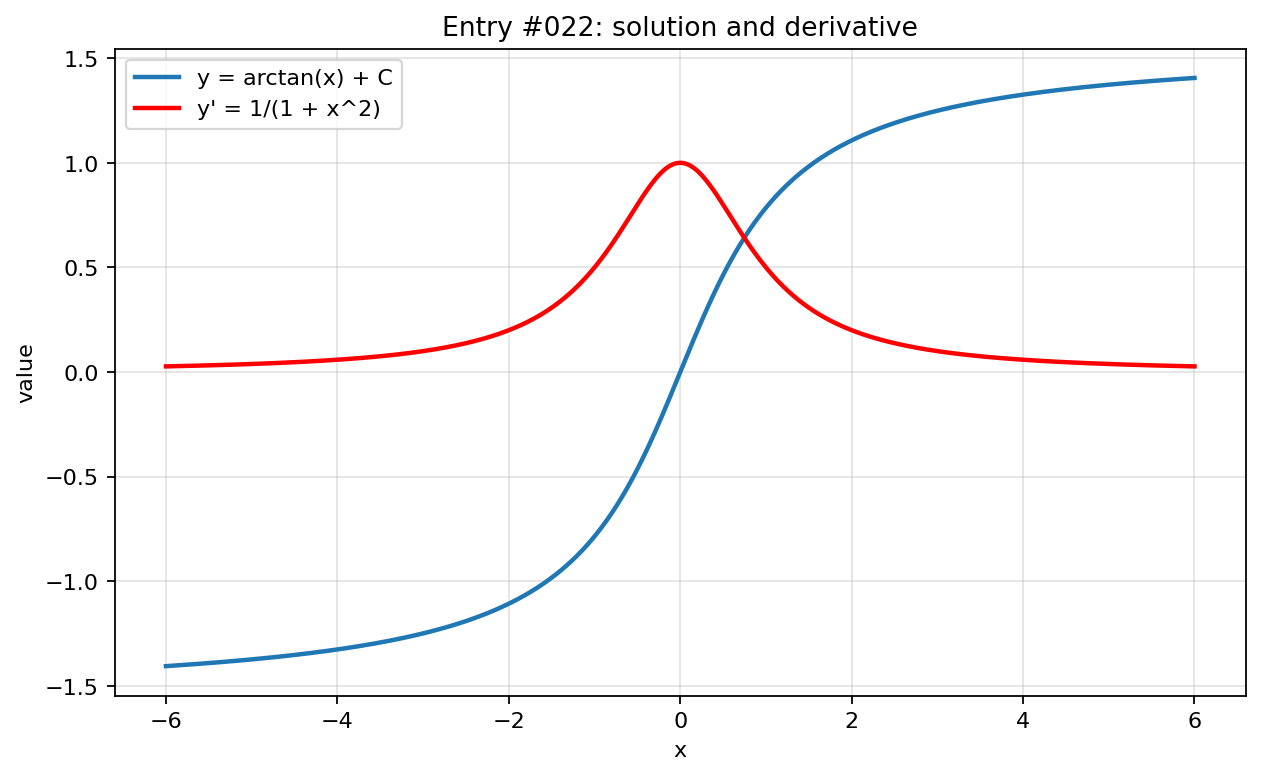

This chart was generated by the following Python code:
import numpy as np
import matplotlib.pyplot as plt

x = np.linspace(-6, 6, 800)

with np.errstate(divide="ignore", invalid="ignore", over="ignore"):
    y = np.arctan(x)
    y_prime = 1/(1 + x**2)

plt.figure(figsize=(8, 5))
plt.plot(x, y, label="y = arctan(x) + C", linewidth=2)
plt.plot(x, y_prime, label="y' = 1/(1 + x^2)", linewidth=2, color="red")
plt.title("Entry #022: solution and derivative")
plt.xlabel("x")
plt.ylabel("value")
plt.grid(True, alpha=0.35)
plt.legend()
plt.tight_layout()
plt.show()
